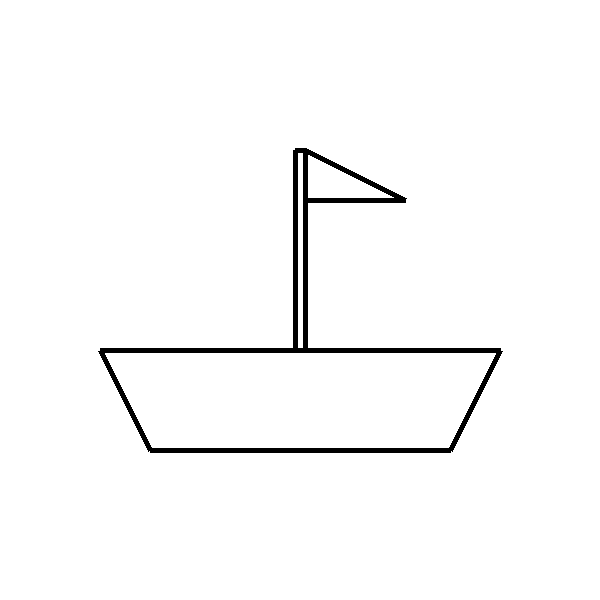

Here is the Python script that generated this plot:
from PIL import Image, ImageDraw, ImageFont
import matplotlib.pyplot as plt

image = Image.new('RGB', (600, 600), 'white')
draw = ImageDraw.Draw(image)

outline_color = 'black'
width = 1

#Draw Hull
draw.line((100,350,150,450) , fill=outline_color, width=width)
draw.line((100,350,305,350) , fill=outline_color, width=width)
draw.line((150,450,450,450) , fill=outline_color, width=width)
draw.line((450,450,500,350) , fill=outline_color, width=width)
draw.line((500,350,305,350) , fill=outline_color, width=width)
draw.line((305,350,295,350) , fill=outline_color, width=width)

# Draw pole
draw.line((100,350,150,450) , fill=outline_color, width=width)
draw.line((150,450,450,450) , fill=outline_color, width=width)
draw.line((450,450,500,350) , fill=outline_color, width=width)
draw.line((500,350,305,350) , fill=outline_color, width=width)
draw.line((305,350,295,350) , fill=outline_color, width=width)

#Draw flag 
draw.line((295,350,295,150) , fill=outline_color, width=width)
draw.line((295,150,305,150) , fill=outline_color, width=width)
draw.line((305,150,305,200) , fill=outline_color, width=width)
draw.line((305,200,405,200) , fill=outline_color, width=width)
draw.line((405,200,305,150) , fill=outline_color, width=width)
draw.line((305,150,305,350) , fill=outline_color, width=width)
draw.line((305,350,100,350) , fill=outline_color, width=width)

image.save('LongExam_Boat.png')
plt.axis('off')
plt.imshow(image)